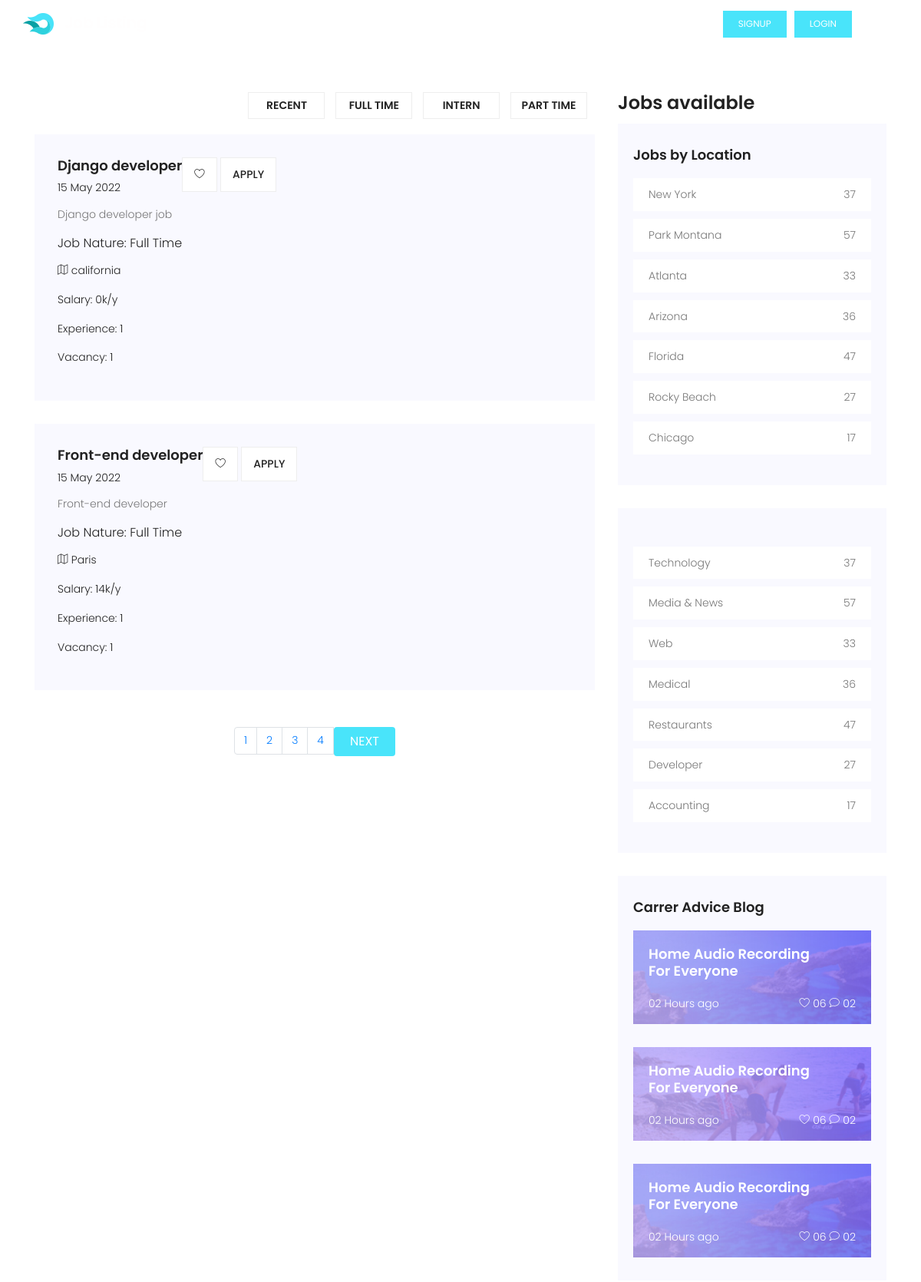
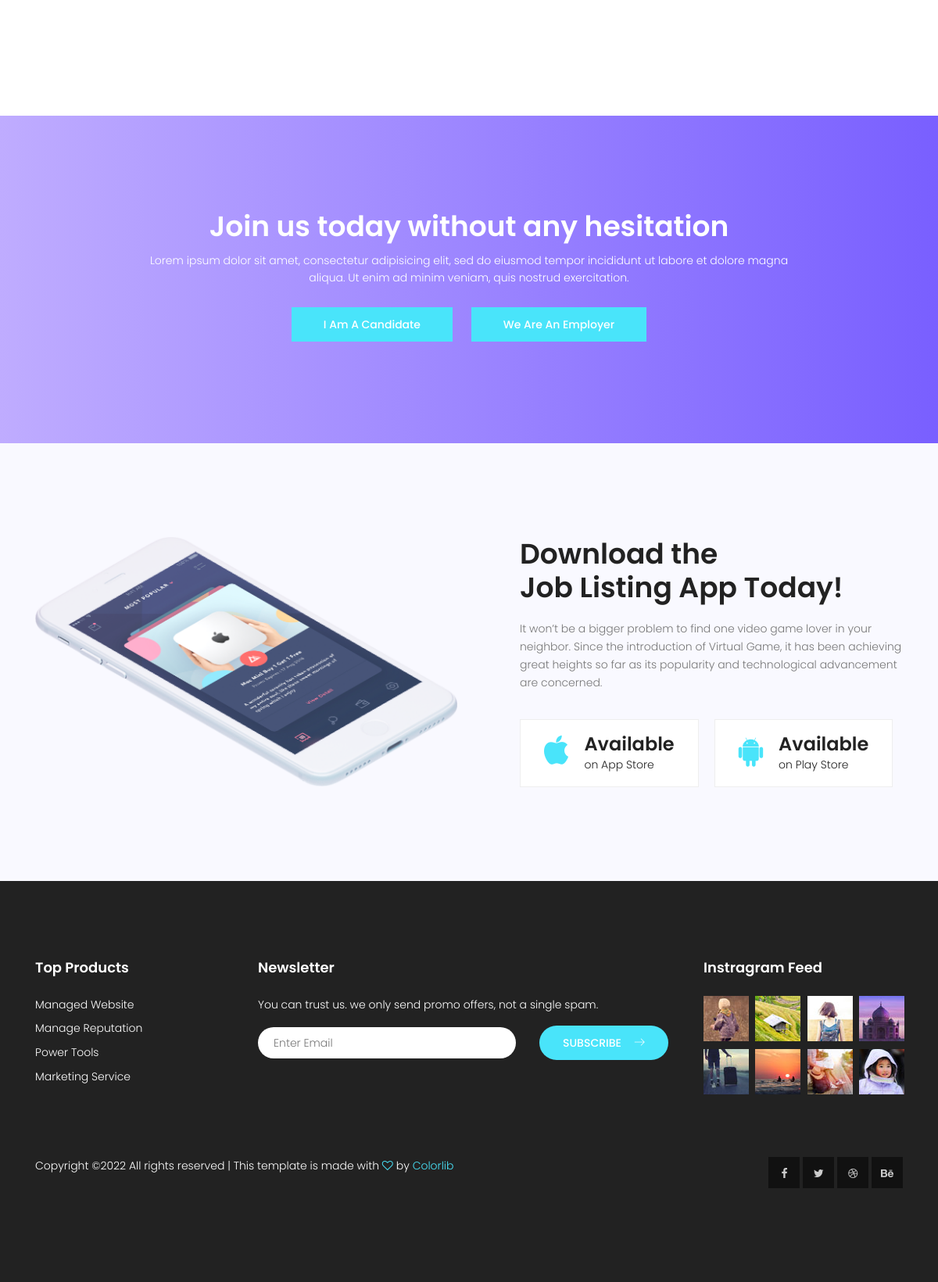
Screenshot of /jobs/ with the database file from the repository (2 pictures, top to bottom).
### job/models.py (models this page shows, shortened)
class Job(models.Model):
    user = models.ForeignKey(User, related_name='job_user', on_delete=models.CASCADE)
    title = models.CharField(max_length=100)
    Job_Type = models.CharField(max_length=20, choices=JOB_TYPE)
    published_at = models.DateField(auto_now=TRUE)
    description = models.TextField(max_length=1000)
    vacancy = models.IntegerField(default=1)
    salary = models.IntegerField(default=0)
    category = models.ForeignKey('Category', on_delete=models.CASCADE)
    experience = models.IntegerField(default=1)
    image = models.ImageField(upload_to='job/')
    location = models.CharField(max_length=60)
    slug = models.SlugField(blank=True, null=True)
    def __str__(self):
       return self.title

### job/views.py (the view)
# urls.py: path('', views.jobs, name='jobs'),
def jobs(request):
    jobs = Job.objects.all()
    paginator = Paginator(jobs, 2)
    page_number = request.GET.get('page')
    page_obj = paginator.get_page(page_number)
    context = {"jobs": page_obj}
    return render(request, "job/jobs.html", context)

### job/templates/job/jobs.html (shortened to what this page needs)
{% extends 'base.html' %}
	{% block body %}
				<section class="post-area section-gap">
					<div class="container">
						<div class="row justify-content-center d-flex">
							<div class="col-lg-8 post-list">
								<ul class="cat-list">
									<li><a href="#">Recent</a></li>
									<li><a href="#">Full Time</a></li>
									<li><a href="#">Intern</a></li>
									<li><a href="#">part Time</a></li>
								</ul>
								{% for job in jobs %}
								<div class="single-post d-flex flex-row">
									<div class="details">
										<div class="title d-flex flex-row justify-content-between">
											<div class="titles">
												<a href="{% url 'jobs:job_detail' job.slug %}"><h4> {{job}}</h4></a>
												<h6>{{job.published_at | date:"d M o"}}</h6>
											</div>
											<ul class="btns">
												<li><a href="#"><span class="lnr lnr-heart"></span></a></li>
												<li><a href="{% url 'jobs:job_detail' job.slug %}">Apply</a></li>
											</ul>
										</div>
										<p>
											{{ job.description}}
										</p>
										<h5>Job Nature: {{ job.Job_Type }}</h5>
										<p class="address"><span class="lnr lnr-map"></span> {{job.location}}</p>
										<p class="address">Salary: {{job.salary}}k/y</p>
										<p class="address">Experience: {{job.experience}}</p>
										<p class="address">Vacancy: {{job.vacancy}}</p>
									</div>
								</div>
								{% endfor %}
								{% if jobs.has_other_pages %}
									<nav aria-label="Page navigation example ">
										<ul class="pagination justify-content-center my-5">
										{% for p_num in jobs.paginator.page_range %}
											<li class="page-item"><a class="page-link" href="?page={{ p_num }}">{{p_num}}</a></li>
										{% endfor %}
										{% if jobs.has_next %}
											<li class="page-item"><a class="ticker-btn btn" href="?page={{ jobs.next_page_number }}">Next</a></li>
										{% endif %}
										</ul>
									</nav>
								{% endif %}
							</div>
							<div class="col-lg-4 sidebar">
								<h3 class="card-title">{{jobs.count }} Jobs available</h3>
								<div class="single-slidebar">
									<h4>Jobs by Location</h4>
									<ul class="cat-list">
										<li><a class="justify-content-between d-flex" href="category.html"><p>New York</p><span>37</span></a></li>
										<li><a class="justify-content-between d-flex" href="category.html"><p>Park Montana</p><span>57</span></a></li>
										<li><a class="justify-content-between d-flex" href="category.html"><p>Atlanta</p><span>33</span></a></li>
										<li><a class="justify-content-between d-flex" href="category.html"><p>Arizona</p><span>36</span></a></li>
										<li><a class="justify-content-between d-flex" href="category.html"><p>Florida</p><span>47</span></a></li>
										<li><a class="justify-content-between d-flex" href="category.html"><p>Rocky Beach</p><span>27</span></a></li>
										<li><a class="justify-content-between d-flex" href="category.html"><p>Chicago</p><span>17</span></a></li>
									</ul>
								</div>
								<div class="single-slidebar">
									<ul class="cat-list">
										<li><a class="justify-content-between d-flex" href="category.html"><p>Technology</p><span>37</span></a></li>
										<li><a class="justify-content-between d-flex" href="category.html"><p>Media & News</p><span>57</span></a></li>
										<li><a class="justify-content-between d-flex" href="category.html"><p>Web</p><span>33</span></a></li>
										<li><a class="justify-content-between d-flex" href="category.html"><p>Medical</p><span>36</span></a></li>
										<li><a class="justify-content-between d-flex" href="category.html"><p>Restaurants</p><span>47</span></a></li>
										<li><a class="justify-content-between d-flex" href="category.html"><p>Developer</p><span>27</span></a></li>
										<li><a class="justify-content-between d-flex" href="category.html"><p>Accounting</p><span>17</span></a></li>
									</ul>
								</div>
								<div class="single-slidebar">
									<h4>Carrer Advice Blog</h4>
									<div class="blog-list">
										<div class="single-blog " style="background:#000 url(img/blog1.jpg);">
											<a href="single.html"><h4>Home Audio Recording <br>
											For Everyone</h4></a>
											<div class="meta justify-content-between d-flex">
												<p>
													02 Hours ago
												</p>
												<p>
													<span class="lnr lnr-heart"></span>
													06
													<span class="lnr lnr-bubble"></span>
													02
												</p>
											</div>
										</div>
										<div class="single-blog " style="background:#000 url(img/blog2.jpg);">
											<a href="single.html"><h4>Home Audio Recording <br>
											For Everyone</h4></a>
											<div class="meta justify-content-between d-flex">
												<p>
													02 Hours ago
												</p>
												<p>
													<span class="lnr lnr-heart"></span>
													06
													<span class="lnr lnr-bubble"></span>
													02
												</p>
											</div>
										</div>
										<div class="single-blog " style="background:#000 url(img/blog1.jpg);">
											<a href="single.html"><h4>Home Audio Recording <br>
											For Everyone</h4></a>
											<div class="meta justify-content-between d-flex">
												<p>
													02 Hours ago
												</p>
												<p>
													<span class="lnr lnr-heart"></span>
													06
													<span class="lnr lnr-bubble"></span>
													02
												</p>
											</div>
										</div>
									</div>
								</div>
							</div>
						</div>
					</div>
				</section>
					<section class="callto-action-area section-gap">
						<div class="container">
							<div class="row d-flex justify-content-center">
								<div class="menu-content col-lg-9">
									<div class="title text-center">
										<h1 class="mb-10 text-white">Join us today without any hesitation</h1>
										<p class="text-white">Lorem ipsum dolor sit amet, consectetur adipisicing elit, sed do eiusmod tempor incididunt ut labore  et dolore magna aliqua. Ut enim ad minim veniam, quis nostrud exercitation.</p>
										<a class="primary-btn" href="#">I am a Candidate</a>
										<a class="primary-btn" href="#">We are an Employer</a>
									</div>
								</div>
							</div>
						</div>
					</section>
							<section class="download-area section-gap" id="app">
								<div class="container">
									<div class="row">
										<div class="col-lg-6 download-left">
											<img class="img-fluid" src="img/d1.png" alt="">
										</div>
										<div class="col-lg-6 download-right">
											<h1>Download the <br>
											Job Listing App Today!</h1>
											<p class="subs">
												It won’t be a bigger problem to find one video game lover in your neighbor. Since the introduction of Virtual Game, it has been achieving great heights so far as its popularity and technological advancement are concerned.
											</p>
											<div class="d-flex flex-row">
												<div class="buttons">
													<i class="fa fa-apple" aria-hidden="true"></i>
													<div class="desc">
														<a href="#">
															<p>
																<span>Available</span> <br>
																on App Store
															</p>
														</a>
													</div>
												</div>
												<div class="buttons">
													<i class="fa fa-android" aria-hidden="true"></i>
													<div class="desc">
														<a href="#">
															<p>
																<span>Available</span> <br>
																on Play Store
															</p>
														</a>
													</div>
												</div>
											</div>
										</div>
									</div>
								</div>
							</section>
	{% endblock body %}

### templates/base.html (shortened to what this page needs)
{% load static %}
    <!DOCTYPE html>
	<html lang="zxx" class="no-js">
	<head>
			<link rel="stylesheet" href="{% static 'css/linearicons.css' %}">
			<link rel="stylesheet" href="{% static 'css/font-awesome.min.css' %}">
			<link rel="stylesheet" href="{% static 'css/bootstrap.css' %}">
			<link rel="stylesheet" href="{% static 'css/magnific-popup.css' %}">
			<link rel="stylesheet" href="{% static 'css/nice-select.css' %}">
			<link rel="stylesheet" href="{% static 'css/animate.min.css' %}">
			<link rel="stylesheet" href="{% static 'css/owl.carousel.css' %}">
			<link rel="stylesheet" href="{% static 'css/main.css' %}">
		</head>
		<body>
			  <header id="header" id="home">
			    <div class="container">
			    	<div class="row align-items-center justify-content-between d-flex">
				      <div id="logo">
				        <a href="index.html"><img src="img/logo.png" alt="" title="" /></a>
				      </div>
				      <nav id="nav-menu-container">
				        <ul class="nav-menu">
				          <li class="menu-active"><a href="index.html">Home</a></li>
				          <li><a href="about-us.html">About Us</a></li>
				          <li><a href="category.html">Category</a></li>
				          <li><a href="price.html">Price</a></li>
				          <li><a href="blog-home.html">Blog</a></li>
				          <li><a href="contact.html">Contact</a></li>
				          <li class="menu-has-children"><a href="">Pages</a>
				          </li>
				          <li><a class="ticker-btn" href="#">Signup</a></li>
				          <li><a class="ticker-btn" href="#">Login</a></li>
				        </ul>
				      </nav>
			    	</div>
			    </div>
			  </header>
              {% block body %}
            {% endblock %}
			<footer class="footer-area section-gap">
				<div class="container">
					<div class="row">
						<div class="col-lg-3  col-md-12">
							<div class="single-footer-widget">
								<h6>Top Products</h6>
								<ul class="footer-nav">
									<li><a href="#">Managed Website</a></li>
									<li><a href="#">Manage Reputation</a></li>
									<li><a href="#">Power Tools</a></li>
									<li><a href="#">Marketing Service</a></li>
								</ul>
							</div>
						</div>
						<div class="col-lg-6  col-md-12">
							<div class="single-footer-widget newsletter">
								<h6>Newsletter</h6>
								<p>You can trust us. we only send promo offers, not a single spam.</p>
								<div id="mc_embed_signup">
									<form target="_blank" novalidate="true" action="https://spondonit.us12.list-manage.com/subscribe/post?u=1462626880ade1ac87bd9c93a&amp;id=92a4423d01" method="get" class="form-inline">
										<div class="form-group row" style="width: 100%">
											<div class="col-lg-8 col-md-12">
												<input name="EMAIL" placeholder="Enter Email" onfocus="this.placeholder = ''" onblur="this.placeholder = 'Enter Email '" required="" type="email">
											</div>
											<div class="col-lg-4 col-md-12">
												<button class="nw-btn primary-btn">Subscribe<span class="lnr lnr-arrow-right"></span></button>
											</div>
										</div>
									</form>
								</div>
							</div>
						</div>
						<div class="col-lg-3  col-md-12">
							<div class="single-footer-widget mail-chimp">
								<h6 class="mb-20">Instragram Feed</h6>
								<ul class="instafeed d-flex flex-wrap">
									<li><img src="img/i1.jpg" alt=""></li>
									<li><img src="img/i2.jpg" alt=""></li>
									<li><img src="img/i3.jpg" alt=""></li>
									<li><img src="img/i4.jpg" alt=""></li>
									<li><img src="img/i5.jpg" alt=""></li>
									<li><img src="img/i6.jpg" alt=""></li>
									<li><img src="img/i7.jpg" alt=""></li>
									<li><img src="img/i8.jpg" alt=""></li>
								</ul>
							</div>
						</div>
					</div>
					<div class="row footer-bottom d-flex justify-content-between">
						<p class="col-lg-8 col-sm-12 footer-text m-0 text-white">
Copyright &copy;<script>document.write(new Date().getFullYear());</script> All rights reserved | This template is made with <i class="fa fa-heart-o" aria-hidden="true"></i> by <a href="https://colorlib.com" target="_blank">Colorlib</a>
						</p>
						<div class="col-lg-4 col-sm-12 footer-social">
							<a href="#"><i class="fa fa-facebook"></i></a>
							<a href="#"><i class="fa fa-twitter"></i></a>
							<a href="#"><i class="fa fa-dribbble"></i></a>
							<a href="#"><i class="fa fa-behance"></i></a>
						</div>
					</div>
				</div>
			</footer>
		</body>
	</html>

### rows the page displays
Job: title "Django developer", published_at "15 May 2022", description "Django developer job", Job_Type "Full Time", location "california", salary "0", experience "1", vacancy "1"
Job: title "Front-end developer", published_at "15 May 2022", description "Front-end developer", Job_Type "Full Time", location "Paris", salary "14", experience "1", vacancy "1"

### other values shown
{{ p_num }} "1" "2" "3" "4"
